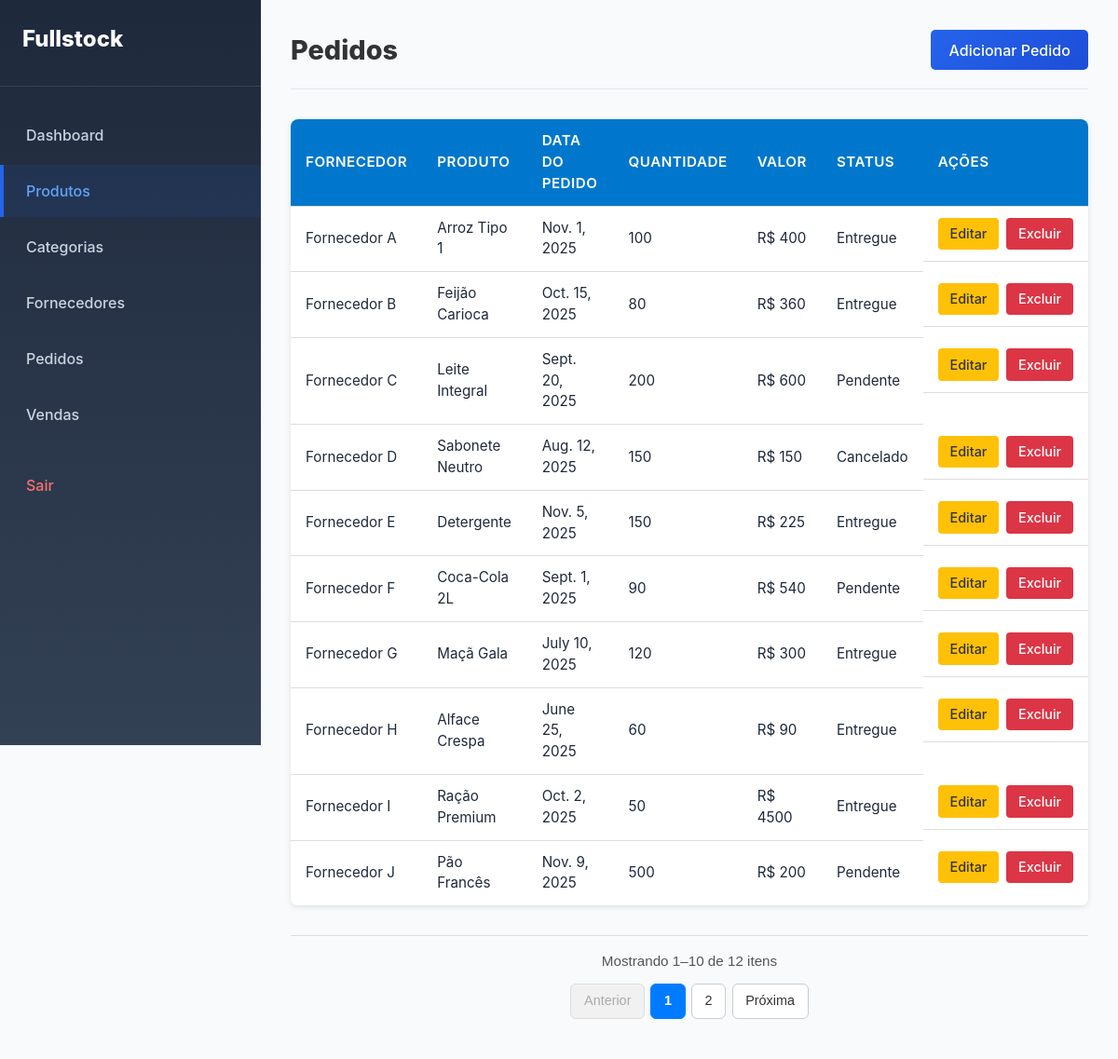
The page /orders/ (signed in) on the database its author committed.
### stock/models.py (models this page shows, shortened)
class Order(models.Model):
    provider = models.ForeignKey(Provider, on_delete=models.CASCADE)
    product = models.ForeignKey(Product, on_delete=models.CASCADE)
    orderDate = models.DateField()
    quantity = models.IntegerField()
    value = models.IntegerField()
    status = models.CharField(max_length=50)

class Provider(models.Model):
    name = models.CharField(max_length=50)
    cnpj = models.CharField(max_length=14)
    contact = models.CharField(max_length=20)
    address = models.CharField(max_length=50)

class Product(models.Model):
    name = models.CharField(max_length=50)
    quantity = models.IntegerField()
    allotment = models.IntegerField()
    dueDate = models.DateField()
    salePrice = models.FloatField()
    productionPrice = models.FloatField()
    description = models.TextField()
    sku = models.IntegerField()
    active = models.BooleanField(default=True)
    category = models.ForeignKey(Category, on_delete=models.CASCADE)
    provider = models.ForeignKey(Provider, on_delete=models.CASCADE)
    local = models.CharField(max_length=30)
    image = models.ImageField(upload_to='products_image/', blank=True, null=True)

### stock/views.py (the view)
# urls.py: path('orders/', views.OrderListView.as_view(), name='orders'),
@method_decorator(login_required, name='dispatch')
class OrderListView(ListView):
    model = Order
    template_name = 'stock/orders.html'
    context_object_name = 'order_list'
    paginate_by = 10
    ordering = ['id']
    def get_context_data(self, **kwargs):
        context = super().get_context_data(**kwargs)
        paginator = context['paginator']
        page_obj = context['page_obj']
        context.update({
            'start_index': page_obj.start_index(),
            'end_index': page_obj.end_index(),
            'total_items': paginator.count,
        })
        return context

### stock/models.py (called while the page is built)
    @property
    def is_admin(self):
        return self.is_staff or self.is_superuser or self.groups.filter(name="ADMIN").exists()

### stock/templates/stock/orders.html
{% extends 'base.html' %}
{% block main %}
<header class="page-header">
    <h1>Pedidos</h1>
    <a class="btn-primary" href="{% url 'createOrder' %}">Adicionar Pedido</a>
</header>
{% if order_list %}
<div class="table-container">
    <table class="data-table">
        <thead>
        <tr>
            <th>Fornecedor</th>
            <th>Produto</th>
            <th>Data do Pedido</th>
            <th>Quantidade</th>
            <th>Valor</th>
            <th>Status</th>
            <th class="actions-header">Ações</th>
        </tr>
        </thead>
        <tbody>
        {% for order in page_obj %}
        <tr>
            <td>{{ order.provider.name }}</td>
            <td>{{ order.product.name }}</td>
            <td>{{ order.orderDate }}</td>
            <td>{{ order.quantity }}</td>
            <td>R$ {{ order.value }}</td>
            <td>{{ order.status }}</td>
            <td class="data-table actions">
                <a href="{% url 'updateOrder' order.id %}" class="btn-edit">Editar</a>
                <a href="{% url 'deleteOrder' order.id %}" class="btn-delete">Excluir</a>
            </td>
        </tr>
        {% endfor %}
        </tbody>
    </table>
</div>
{% else %}
<p>Nenhum pedido cadastrado.</p>
{% endif %}
{% include 'pagination.html' %}
{% endblock %}

### static/css/main.css (style rules this page uses)
* { margin: 0; padding: 0; box-sizing: border-box; }
body { font-family: -apple-system, BlinkMacSystemFont, 'Segoe UI', 'Roboto', sans-serif; line-height: 1.5; background-color: #f8fafc; color: #1e293b; }
.btn-primary { background: linear-gradient(135deg, #2563eb, #1d4ed8); color: white; border: none; padding: 12px 24px; border-radius: 8px; font-size: 16px; font-weight: 600; cursor: pointer; transition: all 0.2s ease; }

### static/css/dashboard.css (style rules this page uses)
.page-header { display: flex; justify-content: space-between; align-items: center; margin-bottom: 32px; padding-bottom: 20px; border-bottom: 1px solid #e2e8f0; }
.page-header h1 { font-size: 32px; font-weight: 800; color: #1e293b; margin: 0; }

### static/css/table-list.css (style rules this page uses)
.table-container { width: 100%; overflow-x: auto; margin-top: 2rem; border-radius: 8px; box-shadow: 0 2px 6px rgba(0, 0, 0, 0.1); }
.data-table { width: 100%; border-collapse: collapse; background-color: #fff; font-size: 0.95rem; text-align: left; }
.data-table thead { background-color: #0077cc; color: #fff; }
.data-table th, .data-table td { padding: 0.75rem 1rem; border-bottom: 1px solid #ddd; }
.data-table th { font-weight: 600; text-transform: uppercase; letter-spacing: 0.5px; }
.data-table tbody tr:last-child td { border-bottom: none; }
.page-header { display: flex; justify-content: space-between; align-items: center; margin-bottom: 1.5rem; }
.page-header h1 { font-size: 1.8rem; color: #333; }
.btn-primary { background-color: #0077cc; color: #fff; padding: 0.6rem 1.2rem; border-radius: 5px; text-decoration: none; font-weight: 500; transition: background-color 0.3s ease; }
.actions { display: flex; gap: 0.5rem; }
.btn-edit, .btn-delete { padding: 0.4rem 0.8rem; border-radius: 4px; text-decoration: none; font-weight: 500; font-size: 0.9rem; transition: all 0.3s ease; }
.btn-edit { background-color: #ffc107; color: #333; }
.btn-delete { background-color: #dc3545; color: #fff; }

### rows shown on the page
Order: provider.name "Fornecedor A", product.name "Arroz Tipo 1", orderDate "Nov. 1, 2025", quantity "100", value "400", status "Entregue"
Order: provider.name "Fornecedor B", product.name "Feijão Carioca", orderDate "Oct. 15, 2025", quantity "80", value "360", status "Entregue"
Order: provider.name "Fornecedor C", product.name "Leite Integral", orderDate "Sept. 20, 2025", quantity "200", value "600", status "Pendente"
Order: provider.name "Fornecedor D", product.name "Sabonete Neutro", orderDate "Aug. 12, 2025", quantity "150", value "150", status "Cancelado"
Order: provider.name "Fornecedor E", product.name "Detergente", orderDate "Nov. 5, 2025", quantity "150", value "225", status "Entregue"
Order: provider.name "Fornecedor F", product.name "Coca-Cola 2L", orderDate "Sept. 1, 2025", quantity "90", value "540", status "Pendente"
Order: provider.name "Fornecedor G", product.name "Maçã Gala", orderDate "July 10, 2025", quantity "120", value "300", status "Entregue"
Order: provider.name "Fornecedor H", product.name "Alface Crespa", orderDate "June 25, 2025", quantity "60", value "90", status "Entregue"
Order: provider.name "Fornecedor I", product.name "Ração Premium", orderDate "Oct. 2, 2025", quantity "50", value "4500", status "Entregue"
Order: provider.name "Fornecedor J", product.name "Pão Francês", orderDate "Nov. 9, 2025", quantity "500", value "200", status "Pendente"

### other values the page prints
{{ start_index }} "1"
{{ end_index }} "10"
{{ total_items }} "12"
{{ page_num }} "1"
{{ page_num }} "2"
